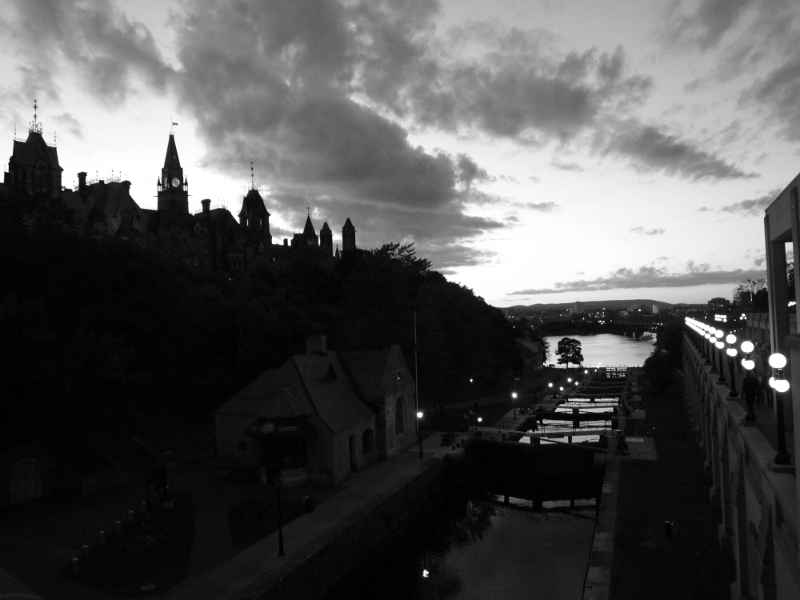
#> input picture 04/bildverbesserung/bild1.png, 800 x 600 px; the run also reads 1 picture not shown here
$ python blatt04_1.py
#> lines starting #> are read from the running program, lines starting #| are printed output that depends on the picture; after the words box and inside, x2 and y2 are one past the last pixel; in counts of white or black regions, pixels touching at a corner belong together
# -*- coding: utf-8 -*-
"""
@author: Merle Hoffmann (7031673),
         Abdulssatar Khateb (6976879),
         Felix Swimmer (7162123)


Aufgabe 1 — Bildverbesserung

Abbildung 1 zeigt drei Bilder, die im Rahmen dieser Aufgabe mit Hilfe von
jeweils einer Intensitätstransformation so verbessert werden sollen, dass
eine vorgegebene Information einfacher aus den Bildern ausgelesen werden kann.
Überlegt euch dazu zunächst welche Intensitätstransformation passend erscheint
(mit kurzer Begründung) und implementiert diese in jeweils einer
Python-Funktion.
Hinweis: Für die realistische Darstellung mit Hilfe von matplotlib.imshow
nutzt die Parameter vmin und vmax. Diese Parameter sorgen dafür, dass die
Grauwerte des Bildes nicht auf den Bereich 0 bis 255 skaliert werden. Diese
Skalierung verzerrt den Kontrast künstlich, wenn ein Bild keine hohen oder
niedrigen Grauwerte hat.
"""

import numpy as np
import matplotlib.pyplot as plt
import math as math
from skimage.io import imread


img1 = imread('./bildverbesserung/bild1.png')
#> img1 is the input picture: shape (600, 800); min 0, max 255, mean 82
img2 = imread('./bildverbesserung/bild2.png')
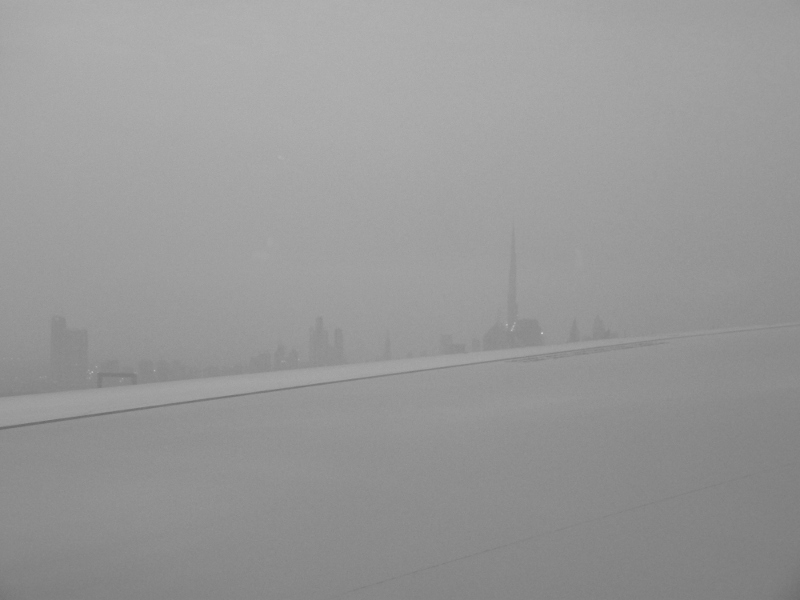
#> input picture 04/bildverbesserung/bild2.png, 800 x 600 px
#> img2 is the input picture: shape (600, 800); min 106, max 203, mean 152.3
img3 = imread('./bildverbesserung/bild3.png')

plt.close('all')

"""
1. Verbessert die Sichtbarkeit des linken unteren Bildbereichs in Bild 1
   und ermittelt, wie viele Poller es am Rande einer kleinen Grüninsel in der
   unteren linken Bildecke gibt?
"""

"""
Gelöst mit einer Power Law Transformation. Es gibt 8 Poller.
"""

beforeAImage = img1
afterAImage = img1 ** 1.55 #um den contrast zu erhöhen von dem dunklem bereich, benutzten wir eine exponentialfunktion und
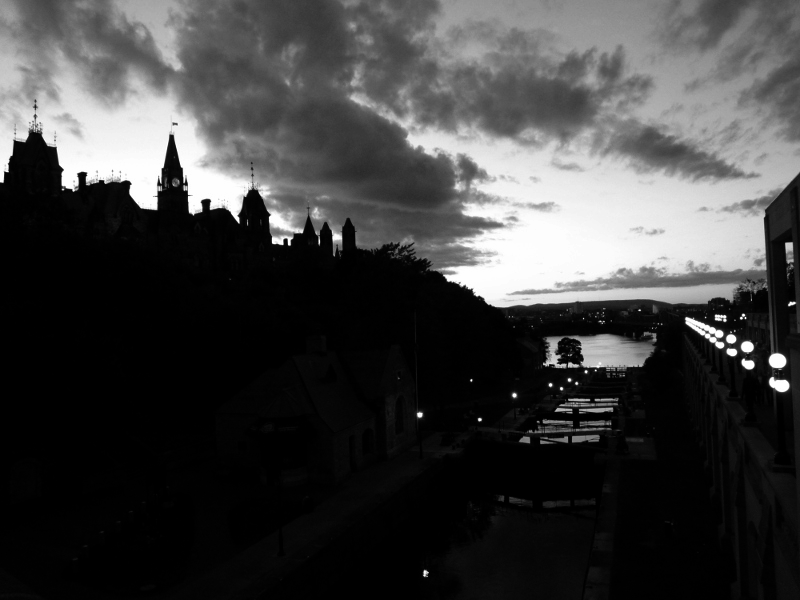
#> afterAImage: shape (600, 800) float64; min 0, max 5372, mean 1343.6; drawn with min black and max white
                           #rechnen jeden pixel hoch einen wert der größer als 1 ist

#beforeA = plt.figure(1)
#beforeA.suptitle('Image 1 before gamma correction')
#plt.imshow(beforeAImage, cmap = 'gray', vmin=0, vmax=255)

afterA = plt.figure(2)
afterA.suptitle("Image 1 after gamma correction")
plt.imshow(afterAImage, cmap = 'gray', vmin=0, vmax=255)


"""
2. Sorgt dafür, dass sich die Skyline in Bild 2 besser vom Himmel abhebt.
"""

"""
Contrast Stretching/Intensity Slicing
"""

def ContrastStretching(image): #eine funktion die auf einer pixel per pixel basis jeden wert auf seinen grauwert untersucht und dann entsprechend, contrast erhöht oder verringert

    result = np.copy(image)
    for x in range(result.shape[0]):
        for y in range(result.shape[1]):
            if(result[x,y] < 145): #unsere skyline liegt ca zwischen 145 und 150
                result[x,y] = result[x,y] ** 0.8 #hellere werte sollen heller sein
            elif(result[x,y] > 150):
                result[x,y] = result[x,y] ** 1.05 #dunklere werte sollen dunkler werden
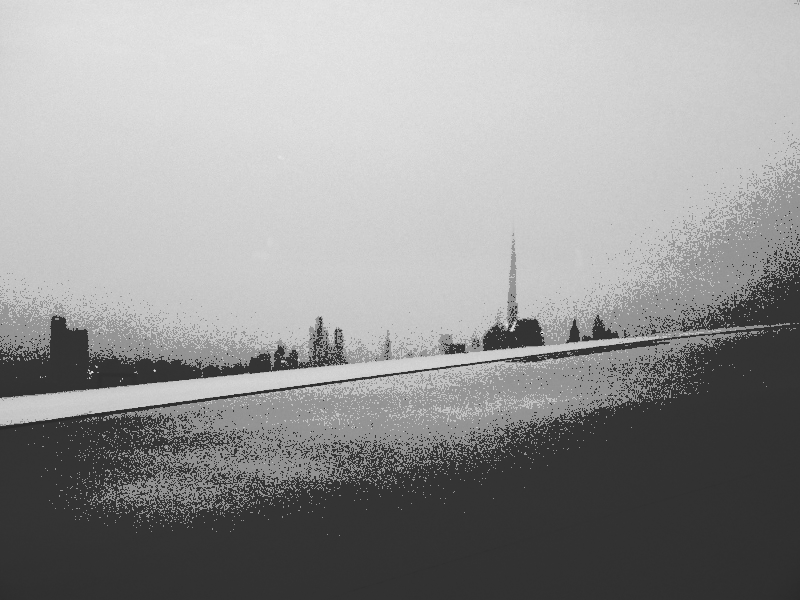
#> result: shape (600, 800); min 0, max 237, mean 149.2
    return result

beforeBImage = img2
afterBImageContrastStretching = ContrastStretching(img2)

schwellWert = (beforeBImage > 147) * 255 #hier einmal noch ein versuch mit intensity level slicing
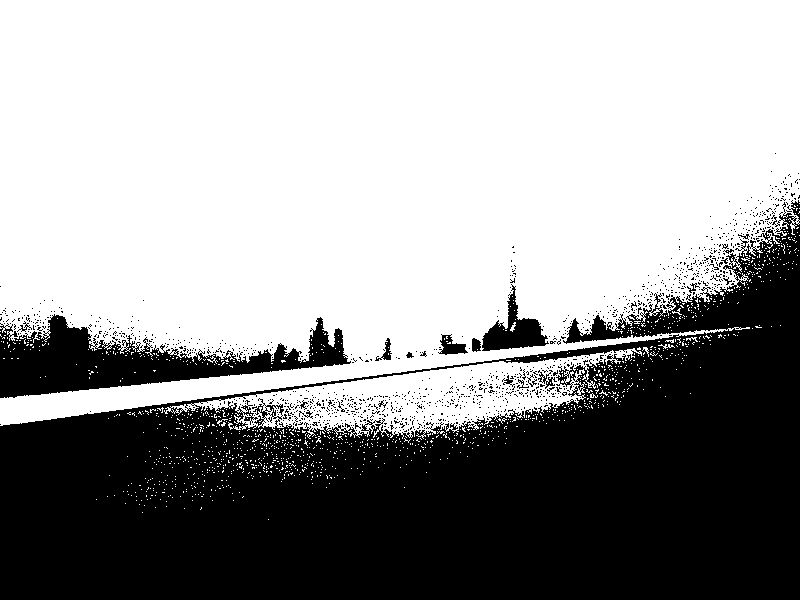
#> schwellWert: shape (600, 800) int64; 60.4% white; 1205 black regions (1184 under 20 px), largest, box (x1, y1, x2, y2) and area: (0, 200, 800, 600) 171970, (0, 314, 351, 398) 12564, (482, 284, 549, 351) 1724

afterBImage = beforeBImage + schwellWert
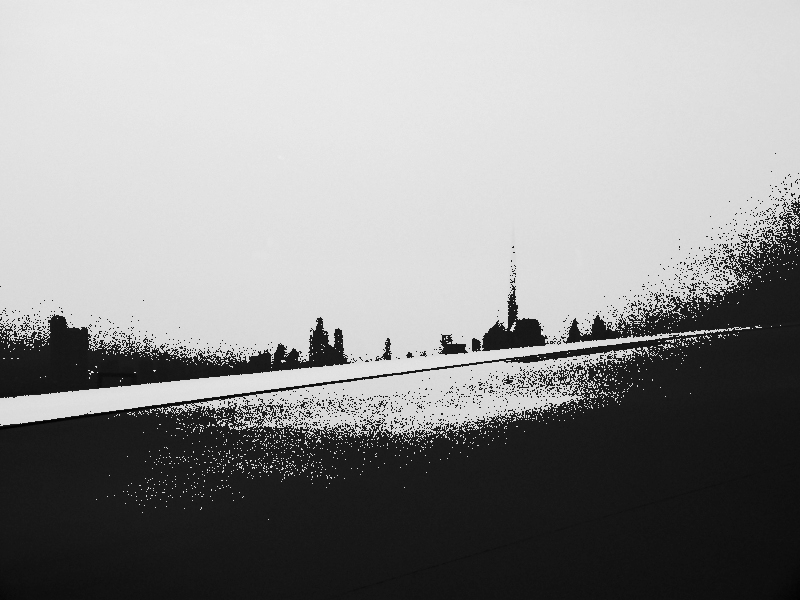
#> afterBImage: shape (600, 800) int64; min 106, max 458, mean 306.3; drawn with min black and max white

#beforeB = plt.figure(3)
#beforeB.suptitle('Image 2 Before')
#plt.imshow(beforeBImage, cmap = 'gray', vmin=0, vmax=255)

afterB = plt.figure(4)
afterB.suptitle("Image 2 with Intensity Level Slicing")
plt.imshow(afterBImage, cmap = 'gray', vmin=0, vmax=255)

afterB = plt.figure(5)
afterB.suptitle("Image 2 with Contrast Stretching")
plt.imshow(afterBImageContrastStretching, cmap = 'gray', vmin=0, vmax=255)


"""
3. Verändert das Bild 3 so, dass in etwa der Bereich der Autobahn in der
   Bildmitte weiß ist und der Rest des Bildes seine Graufärbung behält.
   Hinweis: Das Ergebnis wird nicht perfekt werden!
"""

"""
Gelöst mit Intensity Level Slicing!
"""

beforeCImage = img3

schwellWert = (beforeCImage > 104) * 255 #wir machen eine maske von allen pixel über dem grauwert 104 und machen die matrix vollständig weiß

afterCImage = beforeCImage + schwellWert #indem wir die maske addieren sorgen wir dafür das alle richtigen pixel automatisch den wert 255
                                         #im fertigen bild haben

#beforeC = plt.figure(6)
#beforeC.suptitle('Image 3 before Intensity Slicing')
#plt.imshow(beforeCImage, cmap = 'gray', vmin=0, vmax=255)

afterC = plt.figure(7)
afterC.suptitle("Image 3 after Intensity Slicing")
#> (the run stopped early here; a loop or call above may not have finished)
